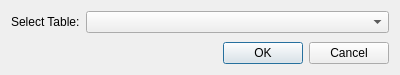
<?xml version="1.0" encoding="UTF-8"?>
<ui version="4.0">
 <class>SelectObjectDialog</class>
 <widget class="QDialog" name="SelectObjectDialog">
  <property name="geometry">
   <rect>
    <x>0</x>
    <y>0</y>
    <width>400</width>
    <height>75</height>
   </rect>
  </property>
  <property name="windowTitle">
   <string>Select Object</string>
  </property>
  <layout class="QVBoxLayout" name="verticalLayout">
   <item>
    <layout class="QHBoxLayout" name="horizontalLayout">
     <item>
      <widget class="QLabel" name="label">
       <property name="text">
        <string>Select Table:</string>
       </property>
      </widget>
     </item>
     <item>
      <widget class="QComboBox" name="comboBox">
       <property name="sizePolicy">
        <sizepolicy hsizetype="Expanding" vsizetype="Fixed">
         <horstretch>0</horstretch>
         <verstretch>0</verstretch>
        </sizepolicy>
       </property>
      </widget>
     </item>
    </layout>
   </item>
   <item>
    <spacer name="verticalSpacer">
     <property name="orientation">
      <enum>Qt::Vertical</enum>
     </property>
     <property name="sizeHint" stdset="0">
      <size>
       <width>20</width>
       <height>1</height>
      </size>
     </property>
    </spacer>
   </item>
   <item>
    <widget class="QDialogButtonBox" name="buttonBox">
     <property name="orientation">
      <enum>Qt::Horizontal</enum>
     </property>
     <property name="standardButtons">
      <set>QDialogButtonBox::Cancel|QDialogButtonBox::Ok</set>
     </property>
    </widget>
   </item>
  </layout>
 </widget>
 <resources/>
 <connections>
  <connection>
   <sender>buttonBox</sender>
   <signal>accepted()</signal>
   <receiver>SelectObjectDialog</receiver>
   <slot>accept()</slot>
   <hints>
    <hint type="sourcelabel">
     <x>248</x>
     <y>254</y>
    </hint>
    <hint type="destinationlabel">
     <x>157</x>
     <y>274</y>
    </hint>
   </hints>
  </connection>
  <connection>
   <sender>buttonBox</sender>
   <signal>rejected()</signal>
   <receiver>SelectObjectDialog</receiver>
   <slot>reject()</slot>
   <hints>
    <hint type="sourcelabel">
     <x>316</x>
     <y>260</y>
    </hint>
    <hint type="destinationlabel">
     <x>286</x>
     <y>274</y>
    </hint>
   </hints>
  </connection>
 </connections>
</ui>
